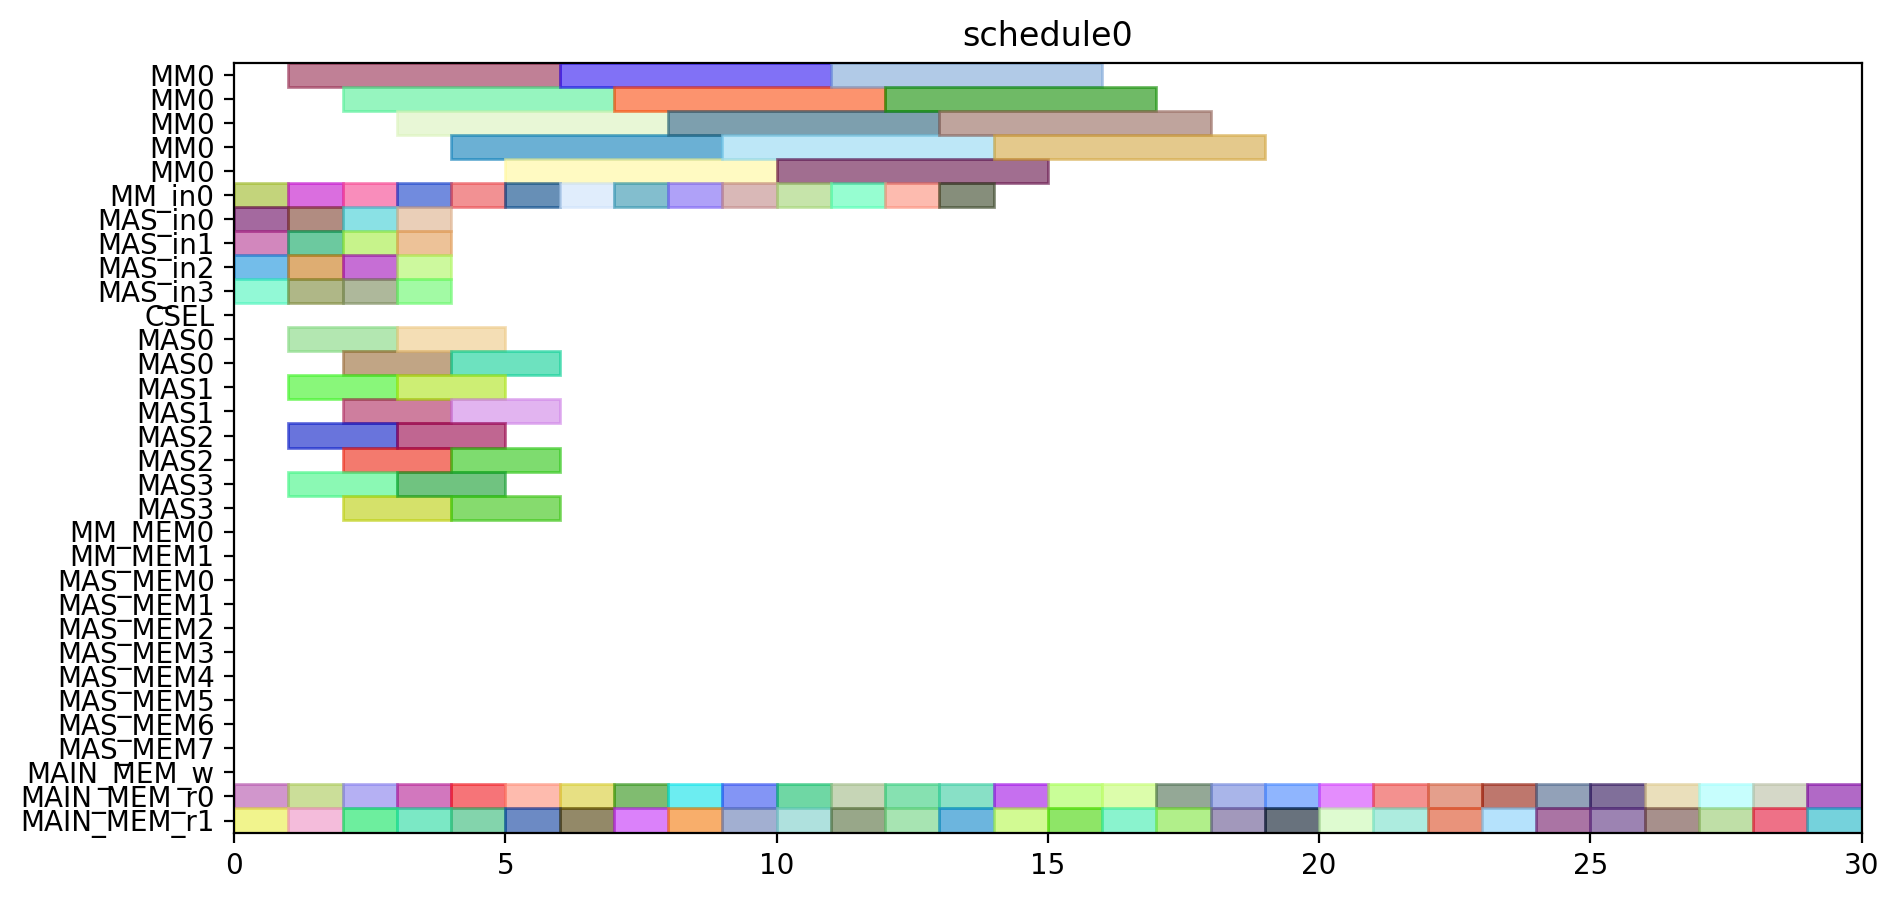

This chart was generated by the following Python code:
from pyschedule import Scenario, solvers, plotters, alt


def solve():
	horizon = 95
	S = Scenario("schedule0", horizon=horizon)

	# resource
	MM = S.Resources('MM', num=1, size=5)
	MM_in = S.Resources('MM_in', num=1)
	MAS_in = S.Resources('MAS_in', num=4)
	CSEL = S.Resource('CSEL')
	MAS = S.Resources('MAS', num=4, size=2, periods=range(1, horizon))
	MM_MEM = S.Resources('MM_MEM', num=2)
	MAS_MEM = S.Resources('MAS_MEM', num=8)
	MAIN_MEM_w = S.Resource('MAIN_MEM_w', size=1)
	MAIN_MEM_r = S.Resources('MAIN_MEM_r', num=2)

	# result of previous scheduling

	# new tasks
	t1_t0 = S.Task('t1_t0', length=5, delay_cost=1)
	t1_t0 += alt(MM)
	t1_t0_in = S.Task('t1_t0_in', length=1, delay_cost=1)
	t1_t0_in += alt(MM_in)
	S += t1_t0_in*MM_in[0]<=t1_t0*MM[0]

	t1_t0_mem0 = S.Task('t1_t0_mem0', length=1, delay_cost=1)
	t1_t0_mem0 += MAIN_MEM_r[0]
	t1_t0_mem1 = S.Task('t1_t0_mem1', length=1, delay_cost=1)
	t1_t0_mem1 += MAIN_MEM_r[1]
	t1_t1 = S.Task('t1_t1', length=5, delay_cost=1)
	t1_t1 += alt(MM)
	t1_t1_in = S.Task('t1_t1_in', length=1, delay_cost=1)
	t1_t1_in += alt(MM_in)
	S += t1_t1_in*MM_in[0]<=t1_t1*MM[0]

	t1_t1_mem0 = S.Task('t1_t1_mem0', length=1, delay_cost=1)
	t1_t1_mem0 += MAIN_MEM_r[0]
	t1_t1_mem1 = S.Task('t1_t1_mem1', length=1, delay_cost=1)
	t1_t1_mem1 += MAIN_MEM_r[1]
	t1_t2 = S.Task('t1_t2', length=2, delay_cost=1)
	t1_t2 += alt(MAS)
	t1_t2_in = S.Task('t1_t2_in', length=1, delay_cost=1)
	t1_t2_in += alt(MAS_in)
	S += t1_t2_in*MAS_in[0]<=t1_t2*MAS[0]

	S += t1_t2_in*MAS_in[1]<=t1_t2*MAS[1]

	S += t1_t2_in*MAS_in[2]<=t1_t2*MAS[2]

	S += t1_t2_in*MAS_in[3]<=t1_t2*MAS[3]

	t1_t2_mem0 = S.Task('t1_t2_mem0', length=1, delay_cost=1)
	t1_t2_mem0 += MAIN_MEM_r[0]
	t1_t2_mem1 = S.Task('t1_t2_mem1', length=1, delay_cost=1)
	t1_t2_mem1 += MAIN_MEM_r[1]
	t1_t3 = S.Task('t1_t3', length=2, delay_cost=1)
	t1_t3 += alt(MAS)
	t1_t3_in = S.Task('t1_t3_in', length=1, delay_cost=1)
	t1_t3_in += alt(MAS_in)
	S += t1_t3_in*MAS_in[0]<=t1_t3*MAS[0]

	S += t1_t3_in*MAS_in[1]<=t1_t3*MAS[1]

	S += t1_t3_in*MAS_in[2]<=t1_t3*MAS[2]

	S += t1_t3_in*MAS_in[3]<=t1_t3*MAS[3]

	t1_t3_mem0 = S.Task('t1_t3_mem0', length=1, delay_cost=1)
	t1_t3_mem0 += MAIN_MEM_r[0]
	t1_t3_mem1 = S.Task('t1_t3_mem1', length=1, delay_cost=1)
	t1_t3_mem1 += MAIN_MEM_r[1]
	t2_t0 = S.Task('t2_t0', length=5, delay_cost=1)
	t2_t0 += alt(MM)
	t2_t0_in = S.Task('t2_t0_in', length=1, delay_cost=1)
	t2_t0_in += alt(MM_in)
	S += t2_t0_in*MM_in[0]<=t2_t0*MM[0]

	t2_t0_mem0 = S.Task('t2_t0_mem0', length=1, delay_cost=1)
	t2_t0_mem0 += MAIN_MEM_r[0]
	t2_t0_mem1 = S.Task('t2_t0_mem1', length=1, delay_cost=1)
	t2_t0_mem1 += MAIN_MEM_r[1]
	t2_t1 = S.Task('t2_t1', length=5, delay_cost=1)
	t2_t1 += alt(MM)
	t2_t1_in = S.Task('t2_t1_in', length=1, delay_cost=1)
	t2_t1_in += alt(MM_in)
	S += t2_t1_in*MM_in[0]<=t2_t1*MM[0]

	t2_t1_mem0 = S.Task('t2_t1_mem0', length=1, delay_cost=1)
	t2_t1_mem0 += MAIN_MEM_r[0]
	t2_t1_mem1 = S.Task('t2_t1_mem1', length=1, delay_cost=1)
	t2_t1_mem1 += MAIN_MEM_r[1]
	t2_t2 = S.Task('t2_t2', length=2, delay_cost=1)
	t2_t2 += alt(MAS)
	t2_t2_in = S.Task('t2_t2_in', length=1, delay_cost=1)
	t2_t2_in += alt(MAS_in)
	S += t2_t2_in*MAS_in[0]<=t2_t2*MAS[0]

	S += t2_t2_in*MAS_in[1]<=t2_t2*MAS[1]

	S += t2_t2_in*MAS_in[2]<=t2_t2*MAS[2]

	S += t2_t2_in*MAS_in[3]<=t2_t2*MAS[3]

	t2_t2_mem0 = S.Task('t2_t2_mem0', length=1, delay_cost=1)
	t2_t2_mem0 += MAIN_MEM_r[0]
	t2_t2_mem1 = S.Task('t2_t2_mem1', length=1, delay_cost=1)
	t2_t2_mem1 += MAIN_MEM_r[1]
	t2_t3 = S.Task('t2_t3', length=2, delay_cost=1)
	t2_t3 += alt(MAS)
	t2_t3_in = S.Task('t2_t3_in', length=1, delay_cost=1)
	t2_t3_in += alt(MAS_in)
	S += t2_t3_in*MAS_in[0]<=t2_t3*MAS[0]

	S += t2_t3_in*MAS_in[1]<=t2_t3*MAS[1]

	S += t2_t3_in*MAS_in[2]<=t2_t3*MAS[2]

	S += t2_t3_in*MAS_in[3]<=t2_t3*MAS[3]

	t2_t3_mem0 = S.Task('t2_t3_mem0', length=1, delay_cost=1)
	t2_t3_mem0 += MAIN_MEM_r[0]
	t2_t3_mem1 = S.Task('t2_t3_mem1', length=1, delay_cost=1)
	t2_t3_mem1 += MAIN_MEM_r[1]
	t0_t0 = S.Task('t0_t0', length=5, delay_cost=1)
	t0_t0 += alt(MM)
	t0_t0_in = S.Task('t0_t0_in', length=1, delay_cost=1)
	t0_t0_in += alt(MM_in)
	S += t0_t0_in*MM_in[0]<=t0_t0*MM[0]

	t0_t0_mem0 = S.Task('t0_t0_mem0', length=1, delay_cost=1)
	t0_t0_mem0 += MAIN_MEM_r[0]
	t0_t0_mem1 = S.Task('t0_t0_mem1', length=1, delay_cost=1)
	t0_t0_mem1 += MAIN_MEM_r[1]
	t0_t1 = S.Task('t0_t1', length=5, delay_cost=1)
	t0_t1 += alt(MM)
	t0_t1_in = S.Task('t0_t1_in', length=1, delay_cost=1)
	t0_t1_in += alt(MM_in)
	S += t0_t1_in*MM_in[0]<=t0_t1*MM[0]

	t0_t1_mem0 = S.Task('t0_t1_mem0', length=1, delay_cost=1)
	t0_t1_mem0 += MAIN_MEM_r[0]
	t0_t1_mem1 = S.Task('t0_t1_mem1', length=1, delay_cost=1)
	t0_t1_mem1 += MAIN_MEM_r[1]
	t0_t2 = S.Task('t0_t2', length=2, delay_cost=1)
	t0_t2 += alt(MAS)
	t0_t2_in = S.Task('t0_t2_in', length=1, delay_cost=1)
	t0_t2_in += alt(MAS_in)
	S += t0_t2_in*MAS_in[0]<=t0_t2*MAS[0]

	S += t0_t2_in*MAS_in[1]<=t0_t2*MAS[1]

	S += t0_t2_in*MAS_in[2]<=t0_t2*MAS[2]

	S += t0_t2_in*MAS_in[3]<=t0_t2*MAS[3]

	t0_t2_mem0 = S.Task('t0_t2_mem0', length=1, delay_cost=1)
	t0_t2_mem0 += MAIN_MEM_r[0]
	t0_t2_mem1 = S.Task('t0_t2_mem1', length=1, delay_cost=1)
	t0_t2_mem1 += MAIN_MEM_r[1]
	t0_t3 = S.Task('t0_t3', length=2, delay_cost=1)
	t0_t3 += alt(MAS)
	t0_t3_in = S.Task('t0_t3_in', length=1, delay_cost=1)
	t0_t3_in += alt(MAS_in)
	S += t0_t3_in*MAS_in[0]<=t0_t3*MAS[0]

	S += t0_t3_in*MAS_in[1]<=t0_t3*MAS[1]

	S += t0_t3_in*MAS_in[2]<=t0_t3*MAS[2]

	S += t0_t3_in*MAS_in[3]<=t0_t3*MAS[3]

	t0_t3_mem0 = S.Task('t0_t3_mem0', length=1, delay_cost=1)
	t0_t3_mem0 += MAIN_MEM_r[0]
	t0_t3_mem1 = S.Task('t0_t3_mem1', length=1, delay_cost=1)
	t0_t3_mem1 += MAIN_MEM_r[1]
	t4_t0_t0 = S.Task('t4_t0_t0', length=5, delay_cost=1)
	t4_t0_t0 += alt(MM)
	t4_t0_t0_in = S.Task('t4_t0_t0_in', length=1, delay_cost=1)
	t4_t0_t0_in += alt(MM_in)
	S += t4_t0_t0_in*MM_in[0]<=t4_t0_t0*MM[0]

	t4_t0_t0_mem0 = S.Task('t4_t0_t0_mem0', length=1, delay_cost=1)
	t4_t0_t0_mem0 += MAIN_MEM_r[0]
	t4_t0_t0_mem1 = S.Task('t4_t0_t0_mem1', length=1, delay_cost=1)
	t4_t0_t0_mem1 += MAIN_MEM_r[1]
	t4_t0_t1 = S.Task('t4_t0_t1', length=5, delay_cost=1)
	t4_t0_t1 += alt(MM)
	t4_t0_t1_in = S.Task('t4_t0_t1_in', length=1, delay_cost=1)
	t4_t0_t1_in += alt(MM_in)
	S += t4_t0_t1_in*MM_in[0]<=t4_t0_t1*MM[0]

	t4_t0_t1_mem0 = S.Task('t4_t0_t1_mem0', length=1, delay_cost=1)
	t4_t0_t1_mem0 += MAIN_MEM_r[0]
	t4_t0_t1_mem1 = S.Task('t4_t0_t1_mem1', length=1, delay_cost=1)
	t4_t0_t1_mem1 += MAIN_MEM_r[1]
	t4_t0_t2 = S.Task('t4_t0_t2', length=2, delay_cost=1)
	t4_t0_t2 += alt(MAS)
	t4_t0_t2_in = S.Task('t4_t0_t2_in', length=1, delay_cost=1)
	t4_t0_t2_in += alt(MAS_in)
	S += t4_t0_t2_in*MAS_in[0]<=t4_t0_t2*MAS[0]

	S += t4_t0_t2_in*MAS_in[1]<=t4_t0_t2*MAS[1]

	S += t4_t0_t2_in*MAS_in[2]<=t4_t0_t2*MAS[2]

	S += t4_t0_t2_in*MAS_in[3]<=t4_t0_t2*MAS[3]

	t4_t0_t2_mem0 = S.Task('t4_t0_t2_mem0', length=1, delay_cost=1)
	t4_t0_t2_mem0 += MAIN_MEM_r[0]
	t4_t0_t2_mem1 = S.Task('t4_t0_t2_mem1', length=1, delay_cost=1)
	t4_t0_t2_mem1 += MAIN_MEM_r[1]
	t4_t0_t3 = S.Task('t4_t0_t3', length=2, delay_cost=1)
	t4_t0_t3 += alt(MAS)
	t4_t0_t3_in = S.Task('t4_t0_t3_in', length=1, delay_cost=1)
	t4_t0_t3_in += alt(MAS_in)
	S += t4_t0_t3_in*MAS_in[0]<=t4_t0_t3*MAS[0]

	S += t4_t0_t3_in*MAS_in[1]<=t4_t0_t3*MAS[1]

	S += t4_t0_t3_in*MAS_in[2]<=t4_t0_t3*MAS[2]

	S += t4_t0_t3_in*MAS_in[3]<=t4_t0_t3*MAS[3]

	t4_t0_t3_mem0 = S.Task('t4_t0_t3_mem0', length=1, delay_cost=1)
	t4_t0_t3_mem0 += MAIN_MEM_r[0]
	t4_t0_t3_mem1 = S.Task('t4_t0_t3_mem1', length=1, delay_cost=1)
	t4_t0_t3_mem1 += MAIN_MEM_r[1]
	t4_t1_t0 = S.Task('t4_t1_t0', length=5, delay_cost=1)
	t4_t1_t0 += alt(MM)
	t4_t1_t0_in = S.Task('t4_t1_t0_in', length=1, delay_cost=1)
	t4_t1_t0_in += alt(MM_in)
	S += t4_t1_t0_in*MM_in[0]<=t4_t1_t0*MM[0]

	t4_t1_t0_mem0 = S.Task('t4_t1_t0_mem0', length=1, delay_cost=1)
	t4_t1_t0_mem0 += MAIN_MEM_r[0]
	t4_t1_t0_mem1 = S.Task('t4_t1_t0_mem1', length=1, delay_cost=1)
	t4_t1_t0_mem1 += MAIN_MEM_r[1]
	t4_t1_t1 = S.Task('t4_t1_t1', length=5, delay_cost=1)
	t4_t1_t1 += alt(MM)
	t4_t1_t1_in = S.Task('t4_t1_t1_in', length=1, delay_cost=1)
	t4_t1_t1_in += alt(MM_in)
	S += t4_t1_t1_in*MM_in[0]<=t4_t1_t1*MM[0]

	t4_t1_t1_mem0 = S.Task('t4_t1_t1_mem0', length=1, delay_cost=1)
	t4_t1_t1_mem0 += MAIN_MEM_r[0]
	t4_t1_t1_mem1 = S.Task('t4_t1_t1_mem1', length=1, delay_cost=1)
	t4_t1_t1_mem1 += MAIN_MEM_r[1]
	t4_t1_t2 = S.Task('t4_t1_t2', length=2, delay_cost=1)
	t4_t1_t2 += alt(MAS)
	t4_t1_t2_in = S.Task('t4_t1_t2_in', length=1, delay_cost=1)
	t4_t1_t2_in += alt(MAS_in)
	S += t4_t1_t2_in*MAS_in[0]<=t4_t1_t2*MAS[0]

	S += t4_t1_t2_in*MAS_in[1]<=t4_t1_t2*MAS[1]

	S += t4_t1_t2_in*MAS_in[2]<=t4_t1_t2*MAS[2]

	S += t4_t1_t2_in*MAS_in[3]<=t4_t1_t2*MAS[3]

	t4_t1_t2_mem0 = S.Task('t4_t1_t2_mem0', length=1, delay_cost=1)
	t4_t1_t2_mem0 += MAIN_MEM_r[0]
	t4_t1_t2_mem1 = S.Task('t4_t1_t2_mem1', length=1, delay_cost=1)
	t4_t1_t2_mem1 += MAIN_MEM_r[1]
	t4_t1_t3 = S.Task('t4_t1_t3', length=2, delay_cost=1)
	t4_t1_t3 += alt(MAS)
	t4_t1_t3_in = S.Task('t4_t1_t3_in', length=1, delay_cost=1)
	t4_t1_t3_in += alt(MAS_in)
	S += t4_t1_t3_in*MAS_in[0]<=t4_t1_t3*MAS[0]

	S += t4_t1_t3_in*MAS_in[1]<=t4_t1_t3*MAS[1]

	S += t4_t1_t3_in*MAS_in[2]<=t4_t1_t3*MAS[2]

	S += t4_t1_t3_in*MAS_in[3]<=t4_t1_t3*MAS[3]

	t4_t1_t3_mem0 = S.Task('t4_t1_t3_mem0', length=1, delay_cost=1)
	t4_t1_t3_mem0 += MAIN_MEM_r[0]
	t4_t1_t3_mem1 = S.Task('t4_t1_t3_mem1', length=1, delay_cost=1)
	t4_t1_t3_mem1 += MAIN_MEM_r[1]
	t4_t2_t0 = S.Task('t4_t2_t0', length=5, delay_cost=1)
	t4_t2_t0 += alt(MM)
	t4_t2_t0_in = S.Task('t4_t2_t0_in', length=1, delay_cost=1)
	t4_t2_t0_in += alt(MM_in)
	S += t4_t2_t0_in*MM_in[0]<=t4_t2_t0*MM[0]

	t4_t2_t0_mem0 = S.Task('t4_t2_t0_mem0', length=1, delay_cost=1)
	t4_t2_t0_mem0 += MAIN_MEM_r[0]
	t4_t2_t0_mem1 = S.Task('t4_t2_t0_mem1', length=1, delay_cost=1)
	t4_t2_t0_mem1 += MAIN_MEM_r[1]
	t4_t2_t1 = S.Task('t4_t2_t1', length=5, delay_cost=1)
	t4_t2_t1 += alt(MM)
	t4_t2_t1_in = S.Task('t4_t2_t1_in', length=1, delay_cost=1)
	t4_t2_t1_in += alt(MM_in)
	S += t4_t2_t1_in*MM_in[0]<=t4_t2_t1*MM[0]

	t4_t2_t1_mem0 = S.Task('t4_t2_t1_mem0', length=1, delay_cost=1)
	t4_t2_t1_mem0 += MAIN_MEM_r[0]
	t4_t2_t1_mem1 = S.Task('t4_t2_t1_mem1', length=1, delay_cost=1)
	t4_t2_t1_mem1 += MAIN_MEM_r[1]
	t4_t2_t2 = S.Task('t4_t2_t2', length=2, delay_cost=1)
	t4_t2_t2 += alt(MAS)
	t4_t2_t2_in = S.Task('t4_t2_t2_in', length=1, delay_cost=1)
	t4_t2_t2_in += alt(MAS_in)
	S += t4_t2_t2_in*MAS_in[0]<=t4_t2_t2*MAS[0]

	S += t4_t2_t2_in*MAS_in[1]<=t4_t2_t2*MAS[1]

	S += t4_t2_t2_in*MAS_in[2]<=t4_t2_t2*MAS[2]

	S += t4_t2_t2_in*MAS_in[3]<=t4_t2_t2*MAS[3]

	t4_t2_t2_mem0 = S.Task('t4_t2_t2_mem0', length=1, delay_cost=1)
	t4_t2_t2_mem0 += MAIN_MEM_r[0]
	t4_t2_t2_mem1 = S.Task('t4_t2_t2_mem1', length=1, delay_cost=1)
	t4_t2_t2_mem1 += MAIN_MEM_r[1]
	t4_t2_t3 = S.Task('t4_t2_t3', length=2, delay_cost=1)
	t4_t2_t3 += alt(MAS)
	t4_t2_t3_in = S.Task('t4_t2_t3_in', length=1, delay_cost=1)
	t4_t2_t3_in += alt(MAS_in)
	S += t4_t2_t3_in*MAS_in[0]<=t4_t2_t3*MAS[0]

	S += t4_t2_t3_in*MAS_in[1]<=t4_t2_t3*MAS[1]

	S += t4_t2_t3_in*MAS_in[2]<=t4_t2_t3*MAS[2]

	S += t4_t2_t3_in*MAS_in[3]<=t4_t2_t3*MAS[3]

	t4_t2_t3_mem0 = S.Task('t4_t2_t3_mem0', length=1, delay_cost=1)
	t4_t2_t3_mem0 += MAIN_MEM_r[0]
	t4_t2_t3_mem1 = S.Task('t4_t2_t3_mem1', length=1, delay_cost=1)
	t4_t2_t3_mem1 += MAIN_MEM_r[1]
	t4_t40 = S.Task('t4_t40', length=2, delay_cost=1)
	t4_t40 += alt(MAS)
	t4_t40_in = S.Task('t4_t40_in', length=1, delay_cost=1)
	t4_t40_in += alt(MAS_in)
	S += t4_t40_in*MAS_in[0]<=t4_t40*MAS[0]

	S += t4_t40_in*MAS_in[1]<=t4_t40*MAS[1]

	S += t4_t40_in*MAS_in[2]<=t4_t40*MAS[2]

	S += t4_t40_in*MAS_in[3]<=t4_t40*MAS[3]

	t4_t40_mem0 = S.Task('t4_t40_mem0', length=1, delay_cost=1)
	t4_t40_mem0 += MAIN_MEM_r[0]
	t4_t40_mem1 = S.Task('t4_t40_mem1', length=1, delay_cost=1)
	t4_t40_mem1 += MAIN_MEM_r[1]
	t4_t41 = S.Task('t4_t41', length=2, delay_cost=1)
	t4_t41 += alt(MAS)
	t4_t41_in = S.Task('t4_t41_in', length=1, delay_cost=1)
	t4_t41_in += alt(MAS_in)
	S += t4_t41_in*MAS_in[0]<=t4_t41*MAS[0]

	S += t4_t41_in*MAS_in[1]<=t4_t41*MAS[1]

	S += t4_t41_in*MAS_in[2]<=t4_t41*MAS[2]

	S += t4_t41_in*MAS_in[3]<=t4_t41*MAS[3]

	t4_t41_mem0 = S.Task('t4_t41_mem0', length=1, delay_cost=1)
	t4_t41_mem0 += MAIN_MEM_r[0]
	t4_t41_mem1 = S.Task('t4_t41_mem1', length=1, delay_cost=1)
	t4_t41_mem1 += MAIN_MEM_r[1]
	t4_t50 = S.Task('t4_t50', length=2, delay_cost=1)
	t4_t50 += alt(MAS)
	t4_t50_in = S.Task('t4_t50_in', length=1, delay_cost=1)
	t4_t50_in += alt(MAS_in)
	S += t4_t50_in*MAS_in[0]<=t4_t50*MAS[0]

	S += t4_t50_in*MAS_in[1]<=t4_t50*MAS[1]

	S += t4_t50_in*MAS_in[2]<=t4_t50*MAS[2]

	S += t4_t50_in*MAS_in[3]<=t4_t50*MAS[3]

	t4_t50_mem0 = S.Task('t4_t50_mem0', length=1, delay_cost=1)
	t4_t50_mem0 += MAIN_MEM_r[0]
	t4_t50_mem1 = S.Task('t4_t50_mem1', length=1, delay_cost=1)
	t4_t50_mem1 += MAIN_MEM_r[1]
	t4_t51 = S.Task('t4_t51', length=2, delay_cost=1)
	t4_t51 += alt(MAS)
	t4_t51_in = S.Task('t4_t51_in', length=1, delay_cost=1)
	t4_t51_in += alt(MAS_in)
	S += t4_t51_in*MAS_in[0]<=t4_t51*MAS[0]

	S += t4_t51_in*MAS_in[1]<=t4_t51*MAS[1]

	S += t4_t51_in*MAS_in[2]<=t4_t51*MAS[2]

	S += t4_t51_in*MAS_in[3]<=t4_t51*MAS[3]

	t4_t51_mem0 = S.Task('t4_t51_mem0', length=1, delay_cost=1)
	t4_t51_mem0 += MAIN_MEM_r[0]
	t4_t51_mem1 = S.Task('t4_t51_mem1', length=1, delay_cost=1)
	t4_t51_mem1 += MAIN_MEM_r[1]
	t4_t8_t0 = S.Task('t4_t8_t0', length=5, delay_cost=1)
	t4_t8_t0 += alt(MM)
	t4_t8_t0_in = S.Task('t4_t8_t0_in', length=1, delay_cost=1)
	t4_t8_t0_in += alt(MM_in)
	S += t4_t8_t0_in*MM_in[0]<=t4_t8_t0*MM[0]

	t4_t8_t0_mem0 = S.Task('t4_t8_t0_mem0', length=1, delay_cost=1)
	t4_t8_t0_mem0 += MAIN_MEM_r[0]
	t4_t8_t0_mem1 = S.Task('t4_t8_t0_mem1', length=1, delay_cost=1)
	t4_t8_t0_mem1 += MAIN_MEM_r[1]
	t4_t8_t1 = S.Task('t4_t8_t1', length=5, delay_cost=1)
	t4_t8_t1 += alt(MM)
	t4_t8_t1_in = S.Task('t4_t8_t1_in', length=1, delay_cost=1)
	t4_t8_t1_in += alt(MM_in)
	S += t4_t8_t1_in*MM_in[0]<=t4_t8_t1*MM[0]

	t4_t8_t1_mem0 = S.Task('t4_t8_t1_mem0', length=1, delay_cost=1)
	t4_t8_t1_mem0 += MAIN_MEM_r[0]
	t4_t8_t1_mem1 = S.Task('t4_t8_t1_mem1', length=1, delay_cost=1)
	t4_t8_t1_mem1 += MAIN_MEM_r[1]
	solvers.mip.solve(S,msg=1,kind='CPLEX',ratio_gap=1.01)

	solution = [['hoge']*len(S.solution()[1]) for i in range(len(S.solution()))]
	for i in range(len(S.solution())):
		for j in range(len(S.solution()[i])):
			solution[i][j]=str(S.solution()[i][j])
	print(solution)

	cycles = int(solution[-1][3])

	pic_file_name = "/home/mfukuda/ABE/multiRAM_multiMAS_16mux/scheduling_result/stage5MM1_stage2MAS4/SPARSE/schedule0.png"
	if(S.solution() != []):
		plotters.matplotlib.plot(S,img_filename=pic_file_name, show_task_labels=False, fig_size=(cycles*0.25+3, 5))

	return solution
